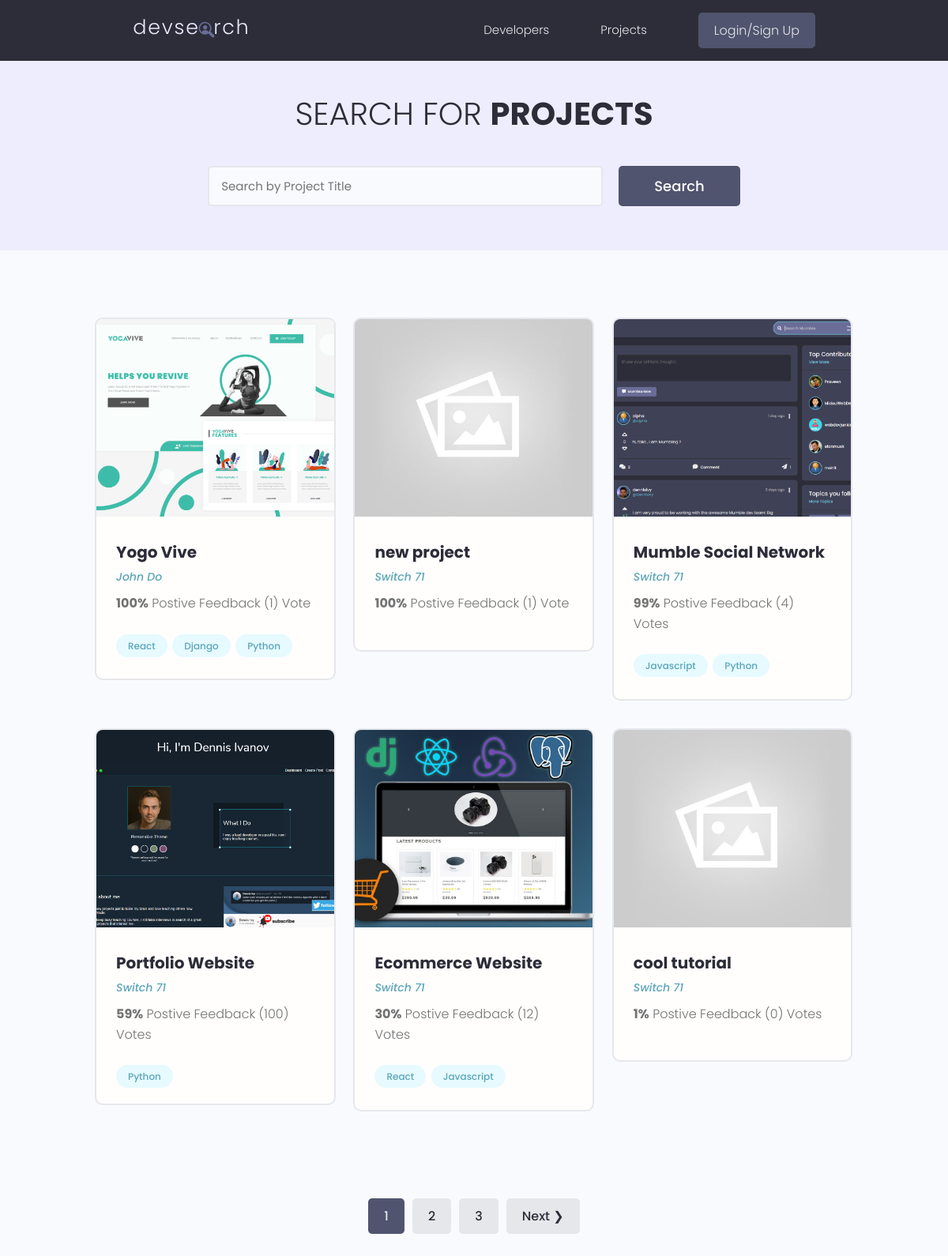
The page /projects/ on the database as committed earlier.
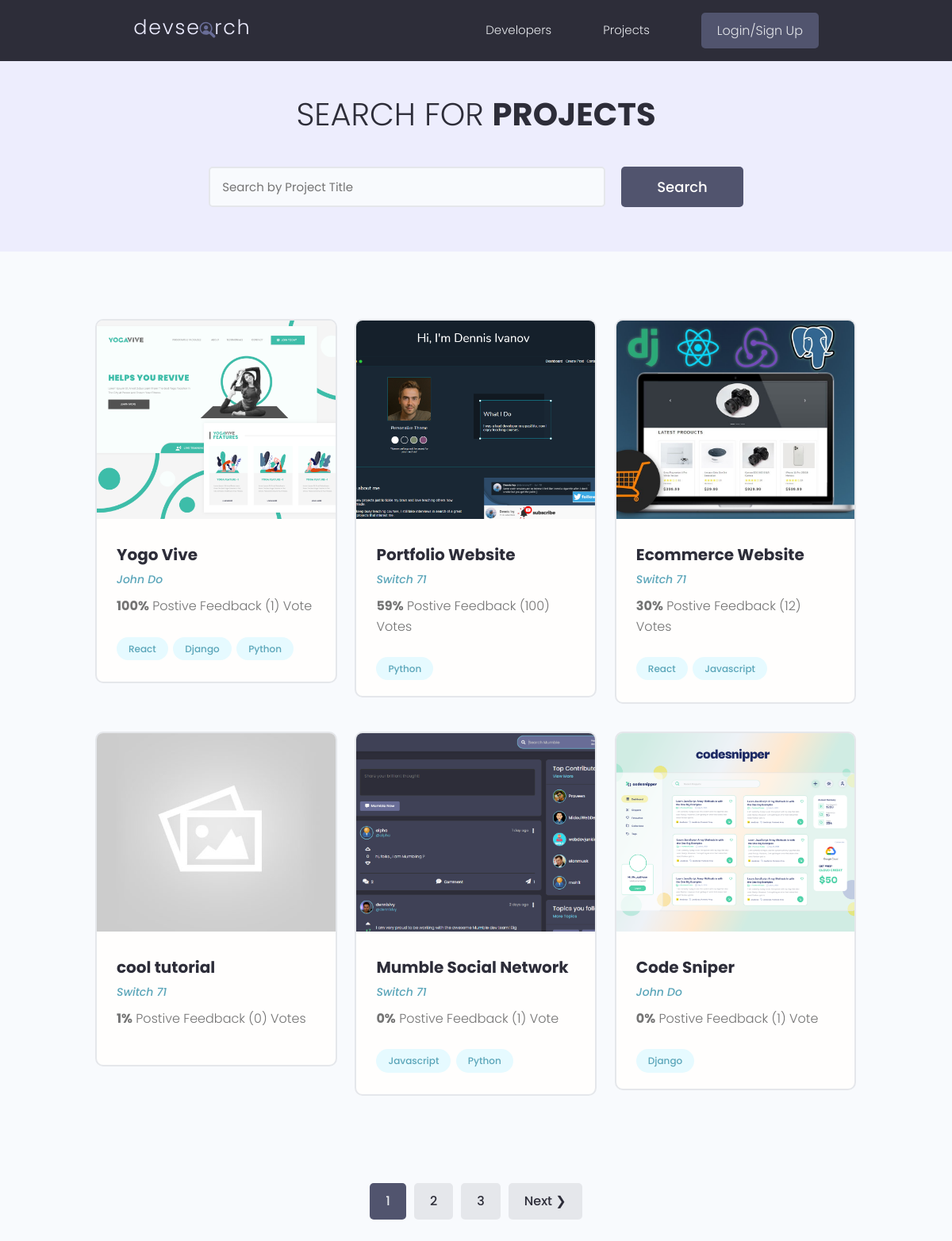
The same page on the database as committed later.
### projects/models.py (models this page shows, shortened)
class Project(models.Model):
    owner = models.ForeignKey(
        Profile, null=True, on_delete=models.SET_NULL)
    title = models.CharField(max_length=200)
    description = models.TextField(null=True, blank=True)
    featured_image = models.ImageField(null=True, blank=True, default="default.jpg")
    demo_link = models.CharField(max_length=2000,null=True, blank=True)
    source_link = models.CharField(max_length=2000,null=True, blank=True)
    tags = models.ManyToManyField('Tag', blank=True)
    vote_total = models.IntegerField(default=0, null = True, blank=True)
    vote_ratio = models.IntegerField(default=0, null = True, blank=True)
    created = models.DateTimeField(auto_now_add=True)
    id = models.UUIDField(default=uuid.uuid4, unique=True, primary_key=True, editable=False)
    class Meta:
        ordering = ['-vote_ratio', '-vote_total']

class Tag(models.Model):
    name = models.CharField(max_length=200)
    created = models.DateTimeField(auto_now_add=True)
    id = models.UUIDField(default=uuid.uuid4, unique=True, primary_key=True, editable=False)
    def __str__(self):
        return self.name

### users/models.py (models this page shows, shortened)
class Profile(models.Model):
    user = models.OneToOneField(User, on_delete=models.CASCADE, null=True, blank=True)
    name = models.CharField(max_length=200, blank=True, null=True)
    username = models.CharField(max_length=200, blank=True, null=True)
    email = models.EmailField(max_length=500, blank=True, null=True)
    location = models.CharField(max_length=200, blank=True, null=True)
    short_intro = models.TextField(max_length=200, blank=True, null=True)
    bio = models.TextField(blank=True, null=True)
    profile_image = models.ImageField(null=True, blank=True, upload_to='profiles/', default="profiles/user-default.png")
    social_github = models.CharField(max_length=200, blank=True, null=True)
    social_twitter = models.CharField(max_length=200, blank=True, null=True)
    social_linkedin = models.CharField(max_length=200, blank=True, null=True)
    social_youtube = models.CharField(max_length=200, blank=True, null=True)
    social_website = models.CharField(max_length=200, blank=True, null=True)
    created = models.DateTimeField(auto_now_add=True)
    id = models.UUIDField(default=uuid.uuid4, unique=True, primary_key=True, editable=False)

### projects/views.py (the view)
# urls.py: path('projects/', views.getProjects),
def projects(request):
    projects, search_query = searchProjects(request)
    custom_range, projects = paginateProjects(request, projects, 6)
    context= {'projects': projects, 'search_query' : search_query, 'custom_range':custom_range}
    return render(request, 'projects/projects.html', context)

### projects/utils.py (called while the page is built)
def paginateProjects(request, projects, results):
    page = request.GET.get('page')
    paginator = Paginator(projects, results)
    try:
        projects = paginator.page(page)
    except PageNotAnInteger:
        page =1
        projects = paginator.page(page)
    except EmptyPage:
        page = paginator.num_pages
        projects = paginator.page(page)
    leftIndex = (int(page) - 4)
    if leftIndex < 1 :
        leftIndex = 1
    rightIndex= (int(page) + 5)
    if rightIndex > paginator.num_pages:
        rightIndex = paginator.num_pages + 1
    custom_range = range(leftIndex,rightIndex)
    return custom_range, projects

def searchProjects(request):
    search_query = ''
    if request.GET.get('search_query'):
        search_query = request.GET.get('search_query')
    tags = Tag.objects.filter(name__icontains=search_query)
    projects = Project.objects.distinct().filter(
        Q(title__icontains=search_query) |
        Q(description__icontains=search_query) |
        Q(owner__name__icontains=search_query) |
        Q(tags__in=tags)
        )
    return projects, search_query

### projects/templates/projects/projects.html (shortened to what this page needs)
{% extends 'main.html' %}
{% block content %}
  <main class="projects">
    <section class="hero-section text-center">
      <div class="container container--narrow">
        <div class="hero-section__box">
          <h2>Search for <span>Projects</span></h2>
        </div>
        <div class="hero-section__search">
           <form id='searchForm' class="form" action="{% url 'projects' %}" method="get">
            <div class="form__field">
              <input class="input input--text" id="formInput#search" type="text" value ="{{search_query}}" name="search_query"
                placeholder="Search by Project Title" />
            </div>
            <input class="btn btn--sub btn--lg" type="submit" value="Search" />
          </form>
        </div>
      </div>
    </section>
    <section class="projectsList">
      <div class="container">
        <div class="grid grid--three">
        {% for project in projects %}
          <div class="column">
            <div class="card project">
              <a href="{% url 'project' project.id %}" class="project">
                <img class="project__thumbnail" src="{{project.featured_image.url}}" alt="project thumbnail" />
                <div class="card__body">
                  <h3 class="project__title">{{project.title}}</h3>
                  <p><a class="project__author" href="{% url 'user-profile' project.owner.id %}">{{project.owner.name}}</a></p>
                  <p class="project--rating">
                    <span style="font-weight: bold;">{{project.vote_ratio}}%</span> Postive
                    Feedback ({{project.vote_total}}) Vote{{project.vote_total|pluralize:"s"}}
                  </p>
                  <div class="project__tags">
                    {%for tag in project.tags.all %}
                    <span class="tag tag--pill tag--main">
                      <small>{{tag}}</small>
                    </span>
                    {% endfor %}
                  </div>
                </div>
              </a>
            </div>
          </div>
        {% endfor  %}
        </div>
      </div>
    </section>
{% include 'pagination.html' with queryset=projects custom_range=custom_range %}
  </main>
{% endblock content %}

### templates/main.html (shortened to what this page needs)
<!DOCTYPE html>
{% load static %}
<html>
<head>
    <link rel="stylesheet" href="https://cdn.iconmonstr.com/1.3.0/css/iconmonstr-iconic-font.min.css" />
    <link rel="stylesheet" href="{% static 'uikit/styles/uikit.css' %}" />
    <link rel="stylesheet" href="{% static 'styles/app.css' %}" />
</head>
<body>
    {% include 'navbar.html' %}
    {% block content %}
    {% endblock content %}
</body>
</html>

### templates/navbar.html (shortened to what this page needs)
{% load static %}
  <header class="header">
    <div class="container container--narrow">
      <a href="{% url 'projects' %}" class="header__logo">
        <img src="{% static 'images/logo.svg' %}" alt="DevSearch Logo" />
      </a>
      <nav class="header__nav">
        <ul class="header__menu">
          <li class="header__menuItem"><a href="{% url 'profiles' %}">Developers</a></li>
          <li class="header__menuItem"><a href="{% url 'projects' %}">Projects</a></li>
          {% if request.user.is_authenticated %}
          <li class="header__menuItem"><a href="{% url 'inbox' %}">Inbox</a></li>
          <li class="header__menuItem"><a href="{% url 'account' %}">Account</a></li>
          <li class="header__menuItem"><a href="{% url 'logout' %}" class="btn btn--sub">Logout</a></li>
          {% else %}
          <li class="header__menuItem"><a href="{% url 'login' %}" class="btn btn--sub">Login/Sign Up</a></li>
          {% endif %}
        </ul>
      </nav>
    </div>
  </header>

### templates/pagination.html (shortened to what this page needs)
{% if queryset.has_other_pages %}
<div class="pagination">
    <ul class="container">
        {% for page in custom_range %}
        {% if page == queryset.number%}
        <li><a href="?page={{page}}" class="btn page-link btn--sub" data-page="{{page}}">{{page}}</a></li>
        {% else %}
        <li><a href="?page={{page}}" class="btn page-link" data-page="{{page}}">{{page}}</a></li>
        {% endif %}
        {% endfor %}
        {% if queryset.has_next %}
        <li><a href="?page={{queryset.next_page_number}}" class="btn page-link"
                data-page="{{queryset.next_page_number}}">Next &#10095;</a></li>
        {% endif %}
    </ul>
</div>
{% endif %}

### static/styles/app.css (style rules this page uses)
:root { --color-sub: #2d2d39; }
.btn--sub { background-color: var(--color-sub-light); }
.card { border: 2px solid var(--color-light); }
img { width: 100%; }
.header { position: sticky; z-index: 111; background-color: var(--color-sub); padding: 1.5rem 0; }
.header > .container { display: flex; justify-content: space-between; align-items: center; }
.header__logo > img { height: 3.8rem; }
.header__nav > ul { display: inline-flex; align-items: center; list-style: none; gap: 6.5rem; }
.header__menuItem > a { color: var(--color-light); font-weight: 300; }
.hero-section { height: 40vh; display: flex; align-items: center; background-color: var(--color-sub); }
.hero-section__box { margin-bottom: 4rem; }
.hero-section__box > h2, .hero-section__box > h2 > span { font-size: 4rem; color: var(--color-light); line-height: 1.3; text-transform: uppercase; }
.hero-section__box > h2 { font-weight: 300; }
.hero-section__box > h2 > span { font-weight: 700; }
.hero-section__search > .form { display: flex; align-items: center; justify-content: center; gap: 2rem; }
.hero-section__search > .form input.input--text { width: 50rem; }
.pagination { margin-top: 8rem; margin-bottom: 10rem; }
.pagination > ul { flex-wrap: wrap; list-style: none; display: flex; align-items: center; justify-content: center; gap: 1rem; }
.pagination .btn { color: var(--color-sub); }
.pagination .btn.btn--sub { color: var(--color-light); }
.project__author { font-size: 1.4rem; font-style: italic; }
.project--rating { margin-bottom: 1.6em; margin-top: .5em; }
.projects > .hero-section { background: var(--color-sub-lighter); height: 30vh; }
.projects .hero-section__box { margin-bottom: 2.5rem; }
.projects .hero-section__box > h2 { color: var(--color-sub); }
.projects .hero-section__box > h2 > span { font-weight: 700; color: var(--color-sub); }
.projectsList { margin-top: 8rem; }
.project__thumbnail { height: 25rem; object-fit: cover; object-position: top center; }
.project__title { font-size: 2rem; font-weight: 700; color: var(--color-sub); }

### static/uikit/styles/modules/_variables.css (style rules this page uses)
:root { --color-main: #5aa5b9; --color-main-light: #e6faff; --color-sub: #3f4156; --color-sub-light: #51546e; --color-sub-lighter: #ededfd; --color-text: #737373; --color-gray: #8b8b8b; --color-light: #e5e7eb; --color-light-gray: #767676; --color-bg: #f8fafd; --color-white: #fffefd; --color-white-light: #f3f3f3; --color-success: #359e64; --color-success-bg: #def8e8; --color-error: #fc4b0b; --color-error-bg: #fff2ee; --font-base: 'Poppins', arial, helvetica, 'Segoe UI', roboto, ubuntu, sans-serif; --font-monospace: 'Fira Code', 'Courier New', courier, monospace; --font-regular: 300; --font-medium: 500; --font-bold: 700; --generic-shadow: 1px 1px 5px #00000010; --generic-transition: all 0.3s ease-in-out; }

### static/uikit/styles/modules/_base.css (style rules this page uses)
* { margin: 0; padding: 0; box-sizing: border-box; text-rendering: optimizeLegibility; color: inherit; font-size: inherit; }
html { font-size: 50%; }
@media only screen and (min-width: 480px) { html { font-size: 56.25%; } }
@media only screen and (min-width: 1200px) { html { font-size: 62.5%; } }
body { line-height: 1.6; font-weight: 400; font-size: 1.5rem; color: var(--color-text); background-color: var(--color-bg); min-height: 100vh; }

### static/uikit/styles/modules/_typography.css (style rules this page uses)
* { font-family: var(--font-base); }
h2 { font-size: 3.6rem; font-weight: var(--font-bold); }
h3 { font-size: 3.2rem; font-weight: var(--font-medium); }
p, span, strong { font-size: 1.6rem; color: var(--color-text); font-weight: var(--font-regular); }
a { padding-bottom: 2px; text-decoration: none; display: inline-block; color: var(--color-main); font-weight: var(--font-medium); }

### static/uikit/styles/modules/_utilities.css (style rules this page uses)
.container { width: 92%; max-width: 165rem; margin: 0 auto; box-sizing: border-box; }
.container--narrow { width: 92%; max-width: 120rem; }
@media screen and (min-width: 1000px) { .container { width: 90%; } }
@media screen and (min-width: 1000px) { .container--narrow { width: 85%; } }
@media screen and (min-width: 1200px) { .container { width: 80%; } }
@media screen and (min-width: 1200px) { .container--narrow { width: 72%; } }
.text-center { text-align: center; }

### static/uikit/styles/modules/_card.css (style rules this page uses)
.card { border-radius: 1rem; background-color: var(--color-white); border: 1.5px solid var(--color-light); width: auto; height: auto; margin-top: 0.5rem; margin-bottom: 0.5rem; overflow: hidden; }
.card__body, .card__header { padding: 2rem 2.5rem; }

Rows that differ between the two databases and show on the page:
no longer on this page (row edited): Project: featured_image (placeholder picture), title "new project", owner.name "Switch 71", vote_ratio "100", vote_total "1"
changed Project "Mumble Social Network": vote_ratio "99" → "0"; vote_total "4" → "1"; moves down the list
now on this page (row unchanged): Project: featured_image (picture), title "Code Sniper", owner.name "John Do", vote_ratio "0", vote_total "1", Tag (name "Django")
